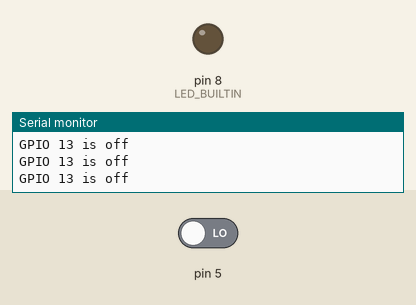
Bench run of a sketch on a simulated Arduino Uno, built with avr-gcc and run on an emulated ATmega328P. On the bench: output pins drawn as LEDs (lit = HIGH), the last lines printed to the serial monitor. The test bench sets the inputs (shaded band); at power-on: pin 5 LOW.

Above: at 3.8 s.
3.9 s: pin 5 driven HIGH
At 4.8 s:
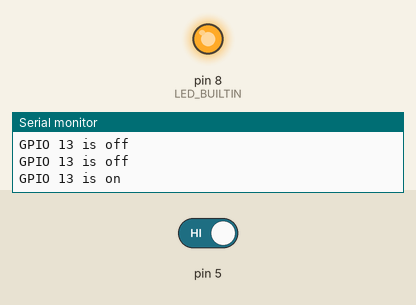
Timing chart, 0 to 6.9 s (numbered marks = the images above; inputs shaded):
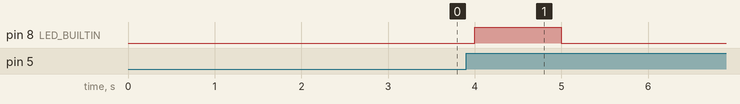

The sketch:

lightoff.ino
```cpp
class CheckPin {
  public:
    CheckPin(int pin);
    bool IsOn();
  private:
    int _pin;
    int _before;
};

CheckPin::CheckPin(int pin) {
  _pin = pin;
  pinMode(_pin, INPUT);
}
bool CheckPin::IsOn() {
  bool val = digitalRead(_pin) == HIGH;
  bool isChange = val != _before;
  _before = val;
  return val&&isChange;
}

CheckPin gpio(5);

#define LED_BUILTIN 8
void setup() {
  Serial.begin(9600);
  pinMode(LED_BUILTIN, OUTPUT);
  digitalWrite(LED_BUILTIN, LOW);
  Serial.println("init end");
}

void loop() {
  delay(1000);
  if (gpio.IsOn()) {
    Serial.println("GPIO 13 is on");
    digitalWrite(LED_BUILTIN, HIGH);
  } else{
    digitalWrite(LED_BUILTIN, LOW);
    Serial.println("GPIO 13 is off");
  }
}
```

Measured:
- after the input at 3.9 s, pin 8 (LED_BUILTIN): LOW → HIGH after 0.10 s, → LOW 1.0 s later
